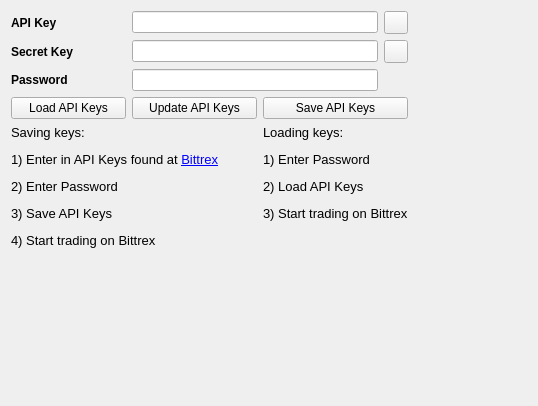
     <widget class="QWidget" name="ApiSettings">
      <attribute name="title">
       <string>Settings</string>
      </attribute>
      <layout class="QGridLayout" name="gridLayout">
       <item row="0" column="0">
        <widget class="QLabel" name="label_2">
         <property name="font">
          <font>
           <weight>75</weight>
           <bold>true</bold>
          </font>
         </property>
         <property name="text">
          <string>API Key</string>
         </property>
        </widget>
       </item>
       <item row="0" column="1" colspan="3">
        <widget class="QLineEdit" name="ApiKeyInput">
         <property name="text">
          <string/>
         </property>
        </widget>
       </item>
       <item row="0" column="4">
        <widget class="QToolButton" name="KeyPasteButton">
         <property name="toolTip">
          <string>Paste from clipboard</string>
         </property>
         <property name="text">
          <string/>
         </property>
         <property name="icon">
          <iconset resource="../bitcoin.qrc">
           <normaloff>:/icons/editpaste</normaloff>:/icons/editpaste</iconset>
         </property>
         <property name="shortcut">
          <string>Alt+P</string>
         </property>
        </widget>
       </item>
       <item row="0" column="5" rowspan="6">
        <spacer name="horizontalSpacer_3">
         <property name="orientation">
          <enum>Qt::Horizontal</enum>
         </property>
         <property name="sizeHint" stdset="0">
          <size>
           <width>119</width>
           <height>188</height>
          </size>
         </property>
        </spacer>
       </item>
       <item row="1" column="0">
        <widget class="QLabel" name="label">
         <property name="font">
          <font>
           <weight>75</weight>
           <bold>true</bold>
          </font>
         </property>
         <property name="text">
          <string>Secret Key</string>
         </property>
        </widget>
       </item>
       <item row="1" column="1" colspan="3">
        <widget class="QLineEdit" name="SecretKeyInput"/>
       </item>
       <item row="1" column="4">
        <widget class="QToolButton" name="SecretPasteButton">
         <property name="toolTip">
          <string>Paste from clipboard</string>
         </property>
         <property name="text">
          <string/>
         </property>
         <property name="icon">
          <iconset resource="../bitcoin.qrc">
           <normaloff>:/icons/editpaste</normaloff>:/icons/editpaste</iconset>
         </property>
         <property name="shortcut">
          <string>Alt+P</string>
         </property>
        </widget>
       </item>
       <item row="2" column="0">
        <widget class="QLabel" name="label_28">
         <property name="font">
          <font>
           <weight>75</weight>
           <bold>true</bold>
          </font>
         </property>
         <property name="text">
          <string>Password</string>
         </property>
        </widget>
       </item>
       <item row="2" column="1" colspan="3">
        <widget class="QLineEdit" name="PasswordInput">
         <property name="echoMode">
          <enum>QLineEdit::Password</enum>
         </property>
        </widget>
       </item>
       <item row="3" column="0">
        <widget class="QPushButton" name="LoadKeys">
         <property name="minimumSize">
          <size>
           <width>115</width>
           <height>0</height>
          </size>
         </property>
         <property name="text">
          <string>Load API Keys</string>
         </property>
        </widget>
       </item>
       <item row="3" column="1" colspan="2">
        <widget class="QPushButton" name="UpdateKeys">
         <property name="minimumSize">
          <size>
           <width>125</width>
           <height>0</height>
          </size>
         </property>
         <property name="text">
          <string>Update API Keys</string>
         </property>
        </widget>
       </item>
       <item row="3" column="3" colspan="2">
        <widget class="QPushButton" name="SaveKeys">
         <property name="minimumSize">
          <size>
           <width>115</width>
           <height>0</height>
          </size>
         </property>
         <property name="text">
          <string>Save API Keys</string>
         </property>
        </widget>
       </item>
       <item row="5" column="0" colspan="5">
        <spacer name="verticalSpacer_2">
         <property name="orientation">
          <enum>Qt::Vertical</enum>
         </property>
         <property name="sizeHint" stdset="0">
          <size>
           <width>158</width>
           <height>147</height>
          </size>
         </property>
        </spacer>
       </item>
       <item row="4" column="3" colspan="2">
        <widget class="QLabel" name="label232_17">
         <property name="font">
          <font>
           <pointsize>10</pointsize>
           <weight>50</weight>
           <bold>false</bold>
          </font>
         </property>
         <property name="text">
          <string>&lt;html&gt;&lt;head/&gt;&lt;body&gt;&lt;p&gt;Loading keys:&lt;/p&gt;&lt;p&gt;1) Enter Password&lt;/p&gt;&lt;p&gt;2) Load API Keys&lt;/p&gt;&lt;p&gt;3) Start trading on Bittrex&lt;/p&gt;&lt;/body&gt;&lt;/html&gt;</string>
         </property>
         <property name="alignment">
          <set>Qt::AlignLeading|Qt::AlignLeft|Qt::AlignTop</set>
         </property>
        </widget>
       </item>
       <item row="4" column="0" colspan="3">
        <widget class="QLabel" name="label232_16">
         <property name="font">
          <font>
           <pointsize>10</pointsize>
           <weight>50</weight>
           <bold>false</bold>
          </font>
         </property>
         <property name="text">
          <string>&lt;html&gt;&lt;head/&gt;&lt;body&gt;&lt;p&gt;Saving keys:&lt;/p&gt;&lt;p&gt;1) Enter in API Keys found at &lt;a href=&quot;https://bittrex.com/Account/ManageApiKey&quot;&gt;&lt;span style=&quot; text-decoration: underline; color:#0000ff;&quot;&gt;Bittrex&lt;/span&gt;&lt;/a&gt;&lt;/p&gt;&lt;p&gt;2) Enter Password&lt;/p&gt;&lt;p&gt;3) Save API Keys&lt;/p&gt;&lt;p&gt;4) Start trading on Bittrex&lt;/p&gt;&lt;/body&gt;&lt;/html&gt;</string>
         </property>
        </widget>
       </item>
      </layout>
      <zorder>label</zorder>
      <zorder>ApiKeyInput</zorder>
      <zorder>label_2</zorder>
      <zorder>SecretKeyInput</zorder>
      <zorder>UpdateKeys</zorder>
      <zorder>SaveKeys</zorder>
      <zorder>LoadKeys</zorder>
      <zorder>label232_16</zorder>
      <zorder>label232_17</zorder>
      <zorder>label_28</zorder>
      <zorder>PasswordInput</zorder>
      <zorder>horizontalSpacer_3</zorder>
      <zorder>verticalSpacer_2</zorder>
      <zorder>KeyPasteButton</zorder>
      <zorder>SecretPasteButton</zorder>
     </widget>
